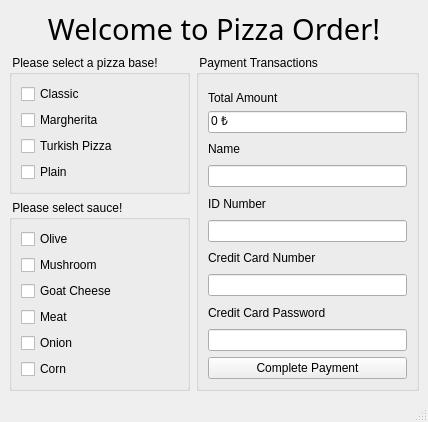
<?xml version="1.0" encoding="UTF-8"?>
<ui version="4.0">
 <class>MainWindow</class>
 <widget class="QMainWindow" name="MainWindow">
  <property name="geometry">
   <rect>
    <x>0</x>
    <y>0</y>
    <width>428</width>
    <height>390</height>
   </rect>
  </property>
  <property name="windowTitle">
   <string>MainWindow</string>
  </property>
  <widget class="QWidget" name="centralwidget">
   <layout class="QGridLayout" name="gridLayout">
    <item row="0" column="0" colspan="2">
     <widget class="QLabel" name="label">
      <property name="font">
       <font>
        <family>Berlin Sans FB</family>
        <pointsize>16</pointsize>
        <italic>false</italic>
       </font>
      </property>
      <property name="text">
       <string>&lt;html&gt;&lt;head/&gt;&lt;body&gt;&lt;p align=&quot;center&quot;&gt;&lt;span style=&quot; font-size:22pt;&quot;&gt;Welcome to Pizza Order!&lt;/span&gt;&lt;/p&gt;&lt;/body&gt;&lt;/html&gt;</string>
      </property>
     </widget>
    </item>
    <item row="1" column="0">
     <widget class="QGroupBox" name="groupBox">
      <property name="title">
       <string> Please select a pizza base! </string>
      </property>
      <layout class="QVBoxLayout" name="verticalLayout_3">
       <item>
        <widget class="QCheckBox" name="cbox_clasic">
         <property name="text">
          <string>Classic</string>
         </property>
        </widget>
       </item>
       <item>
        <widget class="QCheckBox" name="cbox_margharita">
         <property name="text">
          <string>Margherita</string>
         </property>
        </widget>
       </item>
       <item>
        <widget class="QCheckBox" name="cbox_turkish">
         <property name="text">
          <string>Turkish Pizza</string>
         </property>
        </widget>
       </item>
       <item>
        <widget class="QCheckBox" name="cbox_simple">
         <property name="text">
          <string>Plain</string>
         </property>
        </widget>
       </item>
      </layout>
     </widget>
    </item>
    <item row="1" column="1" rowspan="2">
     <widget class="QGroupBox" name="groupBox_4">
      <property name="title">
       <string> Payment Transactions </string>
      </property>
      <layout class="QVBoxLayout" name="verticalLayout_2">
       <item>
        <widget class="QLabel" name="label_2">
         <property name="text">
          <string>Total Amount</string>
         </property>
         <property name="alignment">
          <set>Qt::AlignBottom|Qt::AlignLeading|Qt::AlignLeft</set>
         </property>
        </widget>
       </item>
       <item>
        <widget class="QLineEdit" name="line_price">
         <property name="enabled">
          <bool>true</bool>
         </property>
         <property name="layoutDirection">
          <enum>Qt::LeftToRight</enum>
         </property>
         <property name="autoFillBackground">
          <bool>false</bool>
         </property>
         <property name="text">
          <string>0 ₺</string>
         </property>
         <property name="maxLength">
          <number>32782</number>
         </property>
         <property name="frame">
          <bool>true</bool>
         </property>
         <property name="echoMode">
          <enum>QLineEdit::Normal</enum>
         </property>
         <property name="cursorPosition">
          <number>3</number>
         </property>
         <property name="readOnly">
          <bool>true</bool>
         </property>
        </widget>
       </item>
       <item>
        <widget class="QLabel" name="label_3">
         <property name="text">
          <string>Name</string>
         </property>
        </widget>
       </item>
       <item>
        <widget class="QLineEdit" name="line_name"/>
       </item>
       <item>
        <widget class="QLabel" name="label_4">
         <property name="text">
          <string>ID Number</string>
         </property>
        </widget>
       </item>
       <item>
        <widget class="QLineEdit" name="line_id">
         <property name="text">
          <string/>
         </property>
        </widget>
       </item>
       <item>
        <widget class="QLabel" name="label_5">
         <property name="text">
          <string>Credit Card Number</string>
         </property>
        </widget>
       </item>
       <item>
        <widget class="QLineEdit" name="line_credit_number">
         <property name="text">
          <string/>
         </property>
        </widget>
       </item>
       <item>
        <widget class="QLabel" name="label_6">
         <property name="text">
          <string>Credit Card Password</string>
         </property>
        </widget>
       </item>
       <item>
        <widget class="QLineEdit" name="line_credit_pass">
         <property name="text">
          <string/>
         </property>
         <property name="echoMode">
          <enum>QLineEdit::Password</enum>
         </property>
        </widget>
       </item>
       <item>
        <widget class="QPushButton" name="pushButton_finish">
         <property name="text">
          <string>Complete Payment</string>
         </property>
        </widget>
       </item>
      </layout>
     </widget>
    </item>
    <item row="2" column="0">
     <widget class="QGroupBox" name="groupBox_2">
      <property name="title">
       <string> Please select sauce! </string>
      </property>
      <layout class="QVBoxLayout" name="verticalLayout_4">
       <item>
        <widget class="QCheckBox" name="cbox_sauce_olive">
         <property name="text">
          <string>Olive</string>
         </property>
        </widget>
       </item>
       <item>
        <widget class="QCheckBox" name="cbox_sauce_mushroom">
         <property name="text">
          <string>Mushroom</string>
         </property>
        </widget>
       </item>
       <item>
        <widget class="QCheckBox" name="cbox_sauce_goatCheese">
         <property name="text">
          <string>Goat Cheese</string>
         </property>
        </widget>
       </item>
       <item>
        <widget class="QCheckBox" name="cbox_sauce_meat">
         <property name="text">
          <string>Meat</string>
         </property>
        </widget>
       </item>
       <item>
        <widget class="QCheckBox" name="cbox_sauce_onion">
         <property name="text">
          <string>Onion</string>
         </property>
        </widget>
       </item>
       <item>
        <widget class="QCheckBox" name="cbox_sauce_corn">
         <property name="text">
          <string>Corn</string>
         </property>
        </widget>
       </item>
      </layout>
     </widget>
    </item>
   </layout>
  </widget>
  <widget class="QMenuBar" name="menubar">
   <property name="geometry">
    <rect>
     <x>0</x>
     <y>0</y>
     <width>428</width>
     <height>21</height>
    </rect>
   </property>
  </widget>
  <widget class="QStatusBar" name="statusbar"/>
 </widget>
 <resources/>
 <connections/>
</ui>
